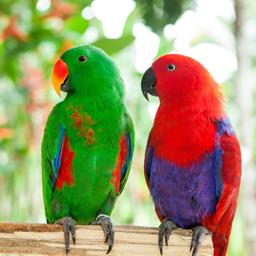
#> input picture images/parrots_256.jpg, 256 x 256 px; its folder holds 6 pictures in this run
$ jupyter execute --allow-errors week4_practice.ipynb   (shell and % lines are left out)
#> lines starting #> are read from the running program, lines starting #| are printed output that depends on the picture
# Week 4: Noise & Edge Detection — Lab Practice

**Topics:** Aliasing, Image Noise, Image Denoising, Quality Metrics (PSNR / SSIM), Edge Detection

This notebook accompanies the Week 4 lecture slides. We will observe aliasing artifacts, generate and denoise different types of noise, measure image quality with PSNR and SSIM, and explore edge detection operators from Sobel to Canny — all hands-on.

[cell 1]
import numpy as np
import matplotlib.pyplot as plt
from PIL import Image

### Environment setup

This notebook works both **locally** and on **Google Colab**.
- **Local**: images are loaded from the repository’s `images/` folder.
- **Colab**: images are automatically downloaded from GitHub on first run.

[cell 2]
import os, urllib.request

# Detect Google Colab
IN_COLAB = "google.colab" in str(get_ipython()) if hasattr(__builtins__, "__IPYTHON__") else False

# Image paths
REPO_URL = "https://raw.githubusercontent.com/HyeongminLEE/image-processing-tutorial/main"
IMAGE_DIR = "images"
COLOR_NAME = "parrots_256.jpg"
GRAY_NAME = "parrots_256_gray.jpg"

if IN_COLAB:
    os.makedirs(IMAGE_DIR, exist_ok=True)
    for name in [COLOR_NAME, GRAY_NAME]:
        url = f"{REPO_URL}/{IMAGE_DIR}/{name}"
        dest = os.path.join(IMAGE_DIR, name)
        if not os.path.exists(dest):
            print(f"Downloading {name} ...")
            urllib.request.urlretrieve(url, dest)
    IMAGE_PATH = os.path.join(IMAGE_DIR, COLOR_NAME)
    GRAY_PATH = os.path.join(IMAGE_DIR, GRAY_NAME)
else:
    IMAGE_PATH = os.path.join("..", IMAGE_DIR, COLOR_NAME)
    GRAY_PATH = os.path.join("..", IMAGE_DIR, GRAY_NAME)

print(f"Image path: {IMAGE_PATH}")
print(f"Running on: {'Google Colab' if IN_COLAB else 'Local'}")

### Display helpers

Utility functions used throughout this notebook. This week adds `show_denoised` for displaying denoised results with quality metric annotations.

[cell 3]
def show_image(img, title=None, scale=4):
    """Display a single image."""
    fig, ax = plt.subplots(figsize=(scale, scale))
    if img.ndim == 2:
        ax.imshow(img, cmap="gray", vmin=0, vmax=255)
    else:
        ax.imshow(img)
    if title:
        ax.set_title(title)
    ax.axis("off")
    plt.tight_layout()
    plt.show()


def show_map(m, title=None, scale=4, cmap="gray", colorbar=False):
    """Display a single 2D float array (heatmap, spectrum, mask, etc.)."""
    fig, ax = plt.subplots(figsize=(scale, scale))
    im = ax.imshow(m, cmap=cmap)
    if title:
        ax.set_title(title)
    ax.axis("off")
    if colorbar:
        plt.colorbar(im, ax=ax, fraction=0.046)
    plt.tight_layout()
    plt.show()


# [12 lines left out: function show_denoised, not called in this run]


def show_kernel(kernel, title="Kernel"):
    """Display a small kernel as an annotated heatmap."""
    fig, ax = plt.subplots(figsize=(3, 3))
    vmax = np.max(np.abs(kernel))
    ax.imshow(kernel, cmap="coolwarm", vmin=-vmax, vmax=vmax)
    for i in range(kernel.shape[0]):
        for j in range(kernel.shape[1]):
            val = kernel[i, j]
            text = f"{val:.2f}" if val != int(val) else str(int(val))
            ax.text(j, i, text, ha="center", va="center", fontsize=10)
    ax.set_title(title)
    ax.set_xticks([])
    ax.set_yticks([])
    plt.tight_layout()
    plt.show()


def show_kernel_3d(kernel, title=""):
    """Display a kernel as a 3D surface plot."""
    k = kernel.shape[0] // 2
    ax_range = np.arange(-k, k + 1)
    xx, yy = np.meshgrid(ax_range, ax_range)
    fig = plt.figure(figsize=(6, 5))
    ax = fig.add_subplot(111, projection="3d")
    ax.plot_surface(xx, yy, kernel, cmap="viridis")
    if title:
        ax.set_title(title)
    ax.set_xlabel("x")
    ax.set_ylabel("y")
    plt.tight_layout()
    plt.show()


def show_row_profile(img, row, profile, d1, d2):
    """Display a grayscale image with a highlighted row and its derivatives.

    Shows the image, intensity profile, first derivative, and second derivative
    in a vertically aligned layout with shared x-axis.
    """
    fig, axes = plt.subplots(
        4, 1, figsize=(10, 13),
        gridspec_kw={"height_ratios": [3, 2.5, 2.5, 2.5]},
        sharex=True,
    )

    axes[0].imshow(img, cmap="gray", vmin=0, vmax=255, aspect="auto")
    axes[0].axhline(row, color="red", linewidth=1.5)
    axes[0].set_title(f"Grayscale image (red line = row {row})")
    axes[0].set_ylabel("Row")
    axes[0].set_xlim(0, img.shape[1] - 1)

    axes[1].plot(profile)
    axes[1].set_title(f"1D profile (row {row})")
    axes[1].set_ylabel("Intensity")

    axes[2].plot(d1)
    axes[2].axhline(0, color="gray", linewidth=0.5)
    axes[2].set_title("First derivative (peaks at edges)")
    axes[2].set_ylabel("1st derivative")

    axes[3].plot(d2)
    axes[3].axhline(0, color="gray", linewidth=0.5)
    axes[3].set_title("Second derivative (zero crossings at edges)")
    axes[3].set_ylabel("2nd derivative")

    axes[-1].set_xlabel("Column")
    plt.tight_layout()
    plt.show()


def rescale_for_display(img):
    """Rescale a float image to [0, 255] uint8 for display."""
    lo, hi = img.min(), img.max()
    if hi - lo == 0:
        return np.zeros_like(img, dtype=np.uint8)
    return ((img - lo) / (hi - lo) * 255).astype(np.uint8)

---
## 1. Aliasing

When we downsample an image by simply skipping pixels, high-frequency content can **fold back** into the low-frequency range, creating false patterns called **aliasing artifacts** (Moiré patterns, jaggies).

The fix: apply a **low-pass filter** (e.g., Gaussian blur) before downsampling to remove frequencies above the new Nyquist limit.

$$\sigma \approx \frac{\text{factor}}{2}$$

[cell 4]
from scipy.ndimage import gaussian_filter

img_color = np.array(Image.open(IMAGE_PATH))
#> img_color is the input picture: shape (256, 256, 3); mean R, G, B 157.8, 152.3, 110.7
img_gray = np.array(Image.open(GRAY_PATH))
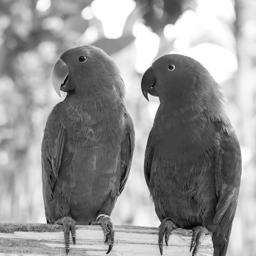
#> input picture images/parrots_256_gray.jpg, 256 x 256 px
#> img_gray is the input picture: shape (256, 256); min 0, max 255, mean 149.2

print(f"Color \u2014 shape: {img_color.shape}, dtype: {img_color.dtype}")
#| Color — shape: (256, 256, 3), dtype: uint8
print(f"Gray  \u2014 shape: {img_gray.shape}, dtype: {img_gray.dtype}")
#| Gray  — shape: (256, 256), dtype: uint8

### Zone plate: aliasing in action

A **zone plate** contains concentric circles with increasing frequency toward the edges — a perfect test for aliasing. When we naively downsample, the high-frequency rings produce false Moiré patterns.

[cell 5]
# Create a zone plate (concentric circles with increasing frequency)
size = 256
x = np.linspace(-1, 1, size)
xx, yy = np.meshgrid(x, x)
zone_plate = (np.cos(80 * np.pi * (xx**2 + yy**2)) * 127.5 + 127.5).astype(np.uint8)

# Naive downsample: just skip pixels
factor = 4
naive_down = zone_plate[::factor, ::factor]

show_image(zone_plate, f"Zone plate ({size}×{size})")
show_image(naive_down, f"Naive ×{factor} downsample ({naive_down.shape[0]}×{naive_down.shape[1]})")

### Anti-aliased downsampling

Apply a Gaussian blur **before** downsampling to remove high frequencies that would otherwise fold back.

[cell 6]
factor = 4
sigma = factor / 2.0

# Step 1: Low-pass filter
blurred = gaussian_filter(img_gray.astype(np.float64), sigma=sigma)
blurred = np.clip(blurred, 0, 255).astype(np.uint8)

# Step 2: Downsample
naive_down = img_gray[::factor, ::factor]
aa_down = blurred[::factor, ::factor]

show_image(img_gray, "Original")
show_image(naive_down, f"Naive ×{factor}")
show_image(aa_down, f"Anti-aliased ×{factor} (σ={sigma})")

---
## 2. Image Noise

Real images are always contaminated by noise. The basic noise model:

$$g(x,y) = f(x,y) + n(x,y)$$

where $f$ is the clean image and $n$ is the noise. Two common types:
- **Gaussian noise**: $n(x,y) \sim N(0, \sigma^2)$ — additive, affects every pixel a little bit
- **Salt & Pepper noise**: random pixels flipped to 0 (pepper) or 255 (salt) — sparse but extreme

### Gaussian noise

Each pixel gets a small random perturbation drawn from a normal distribution. The parameter $\sigma$ controls the noise intensity.

[cell 7]
def add_gaussian_noise(img, sigma):
    """Add Gaussian noise with standard deviation *sigma* to an image."""
#> called with sigma = 10
    noise = np.random.normal(0, sigma, img.shape)
    return np.clip(img.astype(np.float64) + noise, 0, 255).astype(np.uint8)

np.random.seed(42)
noisy_s10 = add_gaussian_noise(img_gray, 10)
noisy_s25 = add_gaussian_noise(img_gray, 25)
noisy_s50 = add_gaussian_noise(img_gray, 50)
#> call 3 of add_gaussian_noise, with sigma = 50
#> in add_gaussian_noise (call 3), `return np.clip(img.astype(np.float64) + noise, 0, 255).astype(np.uint8)`:
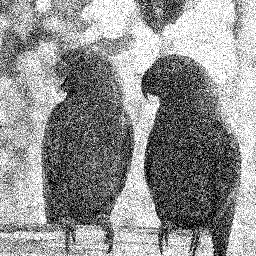
#> returned value: shape (256, 256); min 0, max 255, mean 145.8

show_image(img_gray, "Original")
show_image(noisy_s10, "σ = 10")
show_image(noisy_s25, "σ = 25")
show_image(noisy_s50, "σ = 50")

### Salt & Pepper noise

Random pixels are set to the extreme values 0 or 255. The parameter controls the **density** (fraction of affected pixels).

[cell 8]
def add_salt_pepper_noise(img, density):
    """Add salt & pepper noise with the given *density* (fraction of affected pixels)."""
#> called with density = 0.05
    noisy = img.copy()
    mask = np.random.random(img.shape)
    noisy[mask < density / 2] = 0        # pepper
    noisy[mask > 1 - density / 2] = 255  # salt
    return noisy

np.random.seed(42)
sp_d05 = add_salt_pepper_noise(img_gray, 0.05)
sp_d10 = add_salt_pepper_noise(img_gray, 0.10)
sp_d20 = add_salt_pepper_noise(img_gray, 0.20)

show_image(img_gray, "Original")
show_image(sp_d05, "Density = 5%")
show_image(sp_d10, "Density = 10%")
show_image(sp_d20, "Density = 20%")

---
## 3. Image Denoising

Different noise types call for different filters:
- **Gaussian noise** → Mean or Gaussian filter (averaging reduces variance)
- **Salt & Pepper noise** → Median filter (outliers can never become the median)

### Mean and Gaussian filter for Gaussian noise

Averaging $N$ independent noisy samples reduces variance by $N$:

$$\text{Var}(\bar{n}) = \frac{\sigma^2}{N}$$

A $5 \times 5$ mean filter averages 25 pixels, reducing noise $\sigma$ by a factor of $\sqrt{25} = 5$.

A Gaussian filter gives **higher weight to closer neighbors**, producing a smoother result than the box filter.

[cell 9]
from scipy.ndimage import uniform_filter

np.random.seed(42)
noisy_gauss = add_gaussian_noise(img_gray, 25)
#> call 4 of add_gaussian_noise, with sigma = 25
#> in add_gaussian_noise (call 4), `return np.clip(img.astype(np.float64) + noise, 0, 255).astype(np.uint8)`:
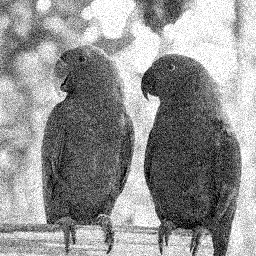
#> returned value: shape (256, 256); min 0, max 255, mean 147.7

denoised_mean = uniform_filter(noisy_gauss.astype(np.float64), size=5)
denoised_mean = np.clip(denoised_mean, 0, 255).astype(np.uint8)

denoised_gauss = gaussian_filter(noisy_gauss.astype(np.float64), sigma=1.5)
denoised_gauss = np.clip(denoised_gauss, 0, 255).astype(np.uint8)

show_image(img_gray, "Original")
show_image(noisy_gauss, "Noisy (σ=25)")
show_image(denoised_mean, "Mean 5×5")
show_image(denoised_gauss, "Gaussian (σ=1.5)")

### Median filter for Salt & Pepper noise

The median filter sorts the neighborhood values and picks the **middle one**. Salt (255) or pepper (0) pixels are extreme outliers and can never become the median in a mostly-clean neighborhood.

The median filter is **non-linear** — it is NOT a convolution.

[cell 10]
from scipy.ndimage import median_filter

np.random.seed(42)
noisy_sp = add_salt_pepper_noise(img_gray, 0.10)

denoised_median = median_filter(noisy_sp, size=5)

show_image(img_gray, "Original")
show_image(noisy_sp, "S&P (10%)")
show_image(denoised_median, "Median 5×5")

### Wrong tool: mean filter on Salt & Pepper

What happens when we apply a **mean filter** to Salt & Pepper noise? Each salt pixel (255) gets **averaged** into its neighbors, spreading the extreme value into a gray blob instead of removing it.

[cell 11]
np.random.seed(42)
noisy_sp = add_salt_pepper_noise(img_gray, 0.10)

mean_on_sp = uniform_filter(noisy_sp.astype(np.float64), size=5)
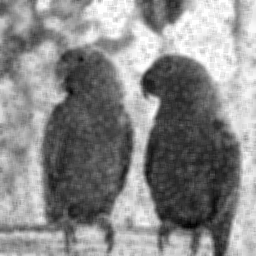
#> mean_on_sp: shape (256, 256) float64; min 19.32, max 255, mean 147; drawn with min black and max white
mean_on_sp = np.clip(mean_on_sp, 0, 255).astype(np.uint8)

median_on_sp = median_filter(noisy_sp, size=5)

show_image(noisy_sp, "S&P (10%)")
show_image(mean_on_sp, "Mean 5×5 (smears!)")
show_image(median_on_sp, "Median 5×5 (clean)")

---
## 4. Quality Metrics

How do we **quantify** how good a denoised image is? We need metrics that compare the result to the clean original.

Three common metrics:
- **MSE** (Mean Squared Error) — average squared pixel difference
- **PSNR** (Peak Signal-to-Noise Ratio) — MSE on a log (dB) scale
- **SSIM** (Structural Similarity) — perceptual quality based on local statistics

### MSE and PSNR

$$\text{MSE} = \frac{1}{HW}\sum_{x,y}\big[f(x,y) - \hat{f}(x,y)\big]^2$$

$$\text{PSNR} = 10 \cdot \log_{10}\!\left(\frac{255^2}{\text{MSE}}\right) \;\text{dB}$$

PSNR is just MSE on a logarithmic scale. **Higher is better.** Rule of thumb: >30 dB is good quality.

[cell 12]
from skimage.metrics import peak_signal_noise_ratio, structural_similarity

np.random.seed(42)
noisy_gauss = add_gaussian_noise(img_gray, 25)

# Compute from scratch
diff = img_gray.astype(np.float64) - noisy_gauss.astype(np.float64)
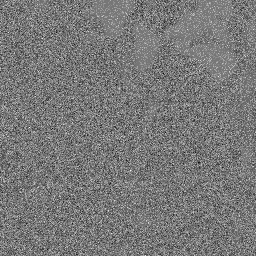
#> diff: shape (256, 256) float64; min -98, max 112, mean 1.5; drawn with min black and max white
mse = np.mean(diff ** 2)
#> mse = 573.3
psnr_manual = 10 * np.log10(255**2 / mse)
#> psnr_manual = 20.55

# Using skimage
psnr_skimage = peak_signal_noise_ratio(img_gray, noisy_gauss)
#> psnr_skimage = 20.55

print(f"MSE  = {mse:.2f}")
#| MSE  = 573.27
print(f"PSNR (manual)  = {psnr_manual:.2f} dB")
#| PSNR (manual)  = 20.55 dB
print(f"PSNR (skimage) = {psnr_skimage:.2f} dB")
#| PSNR (skimage) = 20.55 dB

### SSIM

SSIM compares images using **local statistics** (mean, variance, covariance) within a sliding window. It captures luminance, contrast, and structural similarity separately.

$$\text{SSIM}(x,y) = \frac{(2\mu_x\mu_y + C_1)(2\sigma_{xy} + C_2)}{(\mu_x^2 + \mu_y^2 + C_1)(\sigma_x^2 + \sigma_y^2 + C_2)}$$

- Range: $[0, 1]$, where 1 = identical
- Closer to human perception than MSE/PSNR

[cell 13]
ssim_value = structural_similarity(img_gray, noisy_gauss)
#> ssim_value = 0.395
print(f"SSIM (global) = {ssim_value:.4f}")
#| SSIM (global) = 0.3949

# SSIM map: local SSIM at each pixel
_, ssim_map = structural_similarity(img_gray, noisy_gauss, full=True)
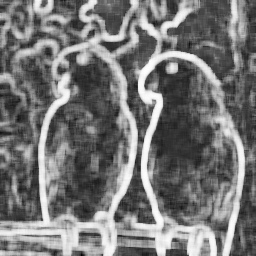
#> ssim_map: shape (256, 256) float64; min -0.115, max 0.982, mean 0.393; drawn with min black and max white

show_image(img_gray, "Original")
show_image(noisy_gauss, f"Noisy (PSNR={psnr_skimage:.1f} dB)")
show_map(ssim_map, title=f"SSIM map (mean={ssim_value:.3f})", cmap="hot", colorbar=True)
#> in show_map, `plt.show()`:
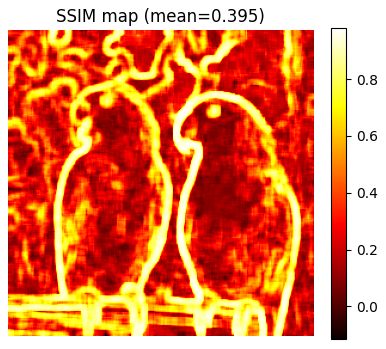
#> figure drawn by matplotlib, 2 panels

### Exercises

**Exercise 4.1:** Apply a **Gaussian filter** ($\sigma=1.0$) and a **Median filter** (size=3) to both `noisy_gauss` (Gaussian noise, $\sigma=25$) and `noisy_sp` (Salt & Pepper, 10%).

For each of the 4 combinations, compute the PSNR against the original image (`img_gray`). Display all four results using `show_denoised`. Which filter works best for which noise type?

*Hint:* Use `gaussian_filter` and `median_filter` from scipy, and `show_denoised(result, img_gray, "Title")` to display each result with PSNR and SSIM automatically.

[cell 14]
# Input images
np.random.seed(42)
noisy_gauss = add_gaussian_noise(img_gray, 25)
noisy_sp = add_salt_pepper_noise(img_gray, 0.10)
#> in add_salt_pepper_noise (call 6), `noisy[mask > 1 - density / 2] = 255`:
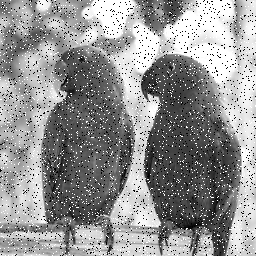
#> noisy: shape (256, 256); min 0, max 255, mean 147.1
show_image(noisy_gauss, "noisy_gauss: Gaussian (σ=25)")
show_image(noisy_sp, "noisy_sp: S&P (10%)")

# YOUR CODE HERE
# Compute 4 denoised images:
#   gauss_on_gauss  — Gaussian filter (σ=1.0) applied to noisy_gauss
#   median_on_gauss — Median filter (size=3) applied to noisy_gauss
#   gauss_on_sp     — Gaussian filter (σ=1.0) applied to noisy_sp
#   median_on_sp    — Median filter (size=3) applied to noisy_sp


print("=== Gaussian noise ===")
#> (the rest of this cell did not finish here and is left out)

**Exercise 4.2:** Given `noisy_gauss` (Gaussian noise, $\sigma=25$), sweep the Gaussian filter's $\sigma$ across the values `[0.5, 1.0, 1.5, 2.0, 2.5, 3.0, 4.0, 5.0]`. For each $\sigma$, denoise the image and compute PSNR.

1. Plot $\sigma$ vs PSNR (use `plt.plot`)
2. Find the optimal $\sigma$ (highest PSNR)
3. Display three images: original (`img_gray`), noisy, and best-denoised

*Hint:* Use `gaussian_filter(noisy.astype(np.float64), sigma=s)`, clip to [0, 255], and cast to uint8. The optimal $\sigma$ is the one that maximizes PSNR.

[cell 15]
# Input image
np.random.seed(42)
noisy_gauss = add_gaussian_noise(img_gray, 25)
show_image(img_gray, "Original (img_gray)")
show_image(noisy_gauss, "Noisy (σ=25)")

sigma_values = [0.5, 1.0, 1.5, 2.0, 2.5, 3.0, 4.0, 5.0]

# YOUR CODE HERE
# Fill in psnr_values by computing PSNR for each sigma
psnr_values = []
best_sigma = None
best_denoised = None
for s in sigma_values:
    denoised = ...  # apply gaussian_filter, clip, cast to uint8
    psnr = ...      # compute PSNR against img_gray
    psnr_values.append(psnr)


# Plot sigma vs PSNR
plt.figure(figsize=(6, 4))
#> (the rest of this cell did not finish here and is left out)

---
## 5. Edge Detection

Now that we can add noise, remove it, and measure quality, let's turn to another fundamental task: **finding edges**.

An **edge** is a significant local change in intensity. We detect edges by computing **derivatives** of the image.

The **gradient** at each pixel:

$$\nabla f = \begin{bmatrix} G_x \\ G_y \end{bmatrix} \quad\quad
\text{Magnitude: } |\nabla f| = \sqrt{G_x^2 + G_y^2} \quad\quad
\text{Direction: } \theta = \arctan\!\left(\frac{G_y}{G_x}\right)$$

### 1D derivative intuition

Before working with 2D images, let's look at how derivatives detect edges in a 1D signal. The **first derivative** peaks at edges, while the **second derivative** crosses zero.

[cell 16]
# Extract a horizontal line from the image
row = 128
profile = img_gray[row, :].astype(np.float64)
#> profile = 256 values, max 239 at index 248, min 47 at index 220, mean 124.3

# 1st derivative (central difference)
d1 = np.convolve(profile, [-1, 0, 1], mode="same")
#> d1 = 256 values, max 221 at index 255, min -164 at index 0, mean -0.219

# 2nd derivative
d2 = np.convolve(profile, [1, -2, 1], mode="same")
#> d2 = 256 values, max 113 at index 222, min -213 at index 255, mean -1.48

show_row_profile(img_gray, row, profile, d1, d2)
#> in show_row_profile, `plt.show()`:
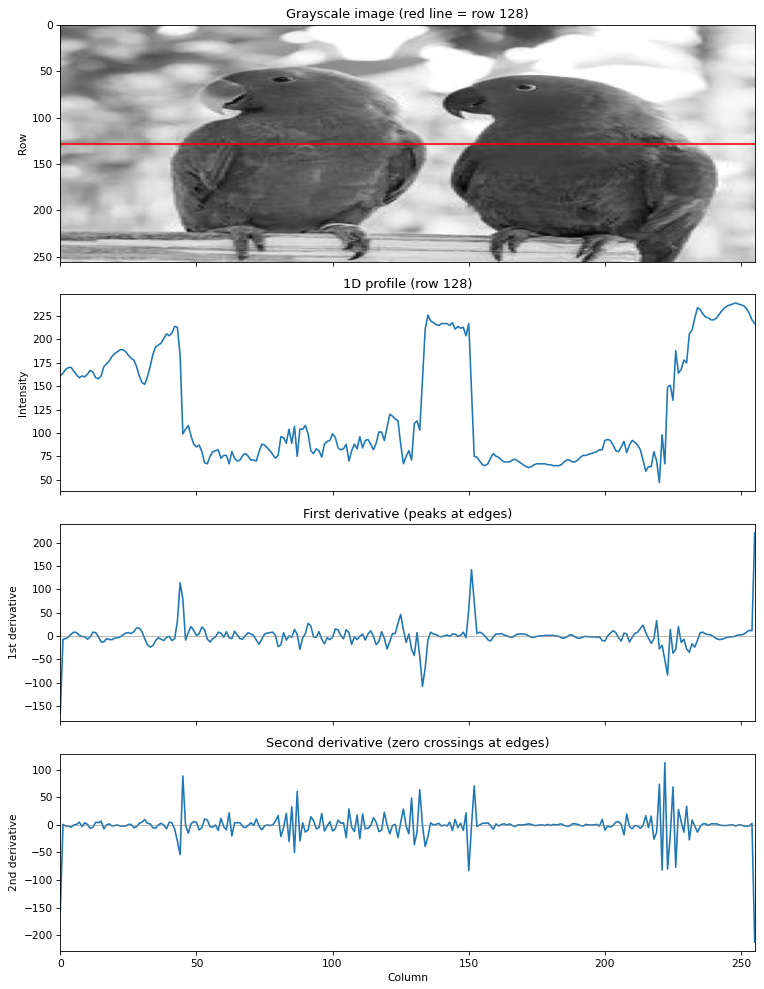
#> figure drawn by matplotlib, 4 panels; panel 4: curve peaks at x = 222, y = 113

### Sobel operator (1st derivative)

The Sobel operator computes the image gradient using two 3\u00d73 kernels. Each kernel combines **smoothing** in one direction with a **derivative** in the other:

$$G_x = \begin{bmatrix}-1 & 0 & 1\\-2 & 0 & 2\\-1 & 0 & 1\end{bmatrix} \quad\quad
G_y = \begin{bmatrix}-1 & -2 & -1\\0 & 0 & 0\\1 & 2 & 1\end{bmatrix}$$

[cell 17]
sobel_x = np.array([[-1, 0, 1],
                     [-2, 0, 2],
                     [-1, 0, 1]], dtype=np.float64)

sobel_y = np.array([[-1, -2, -1],
                     [ 0,  0,  0],
                     [ 1,  2,  1]], dtype=np.float64)

show_kernel(sobel_x, "Sobel $G_x$")
#> in show_kernel, `plt.show()`:
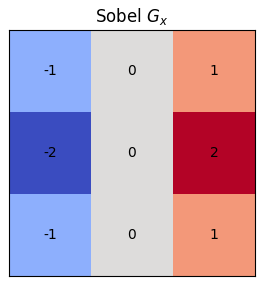
#> figure drawn by matplotlib, 1 panel
show_kernel(sobel_y, "Sobel $G_y$")
#> (the rest of the program and of its run is left out)
